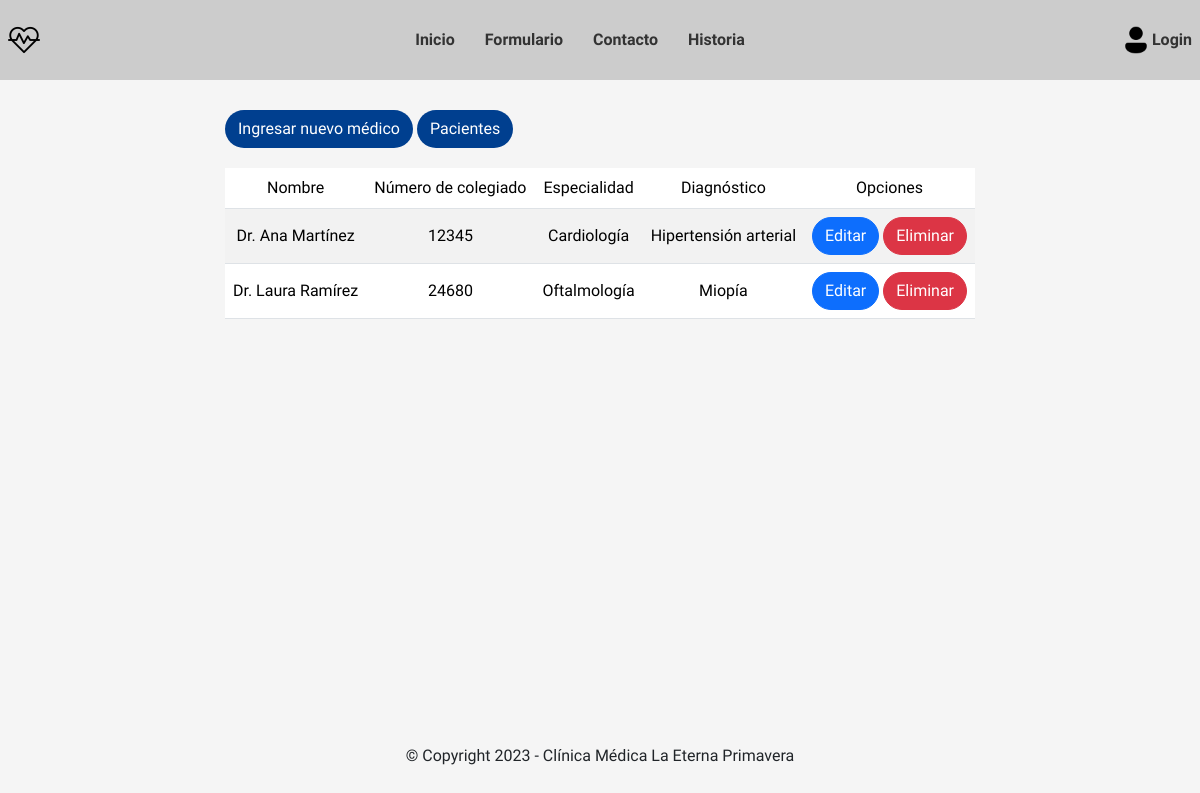
The page /medico on the database as committed earlier.
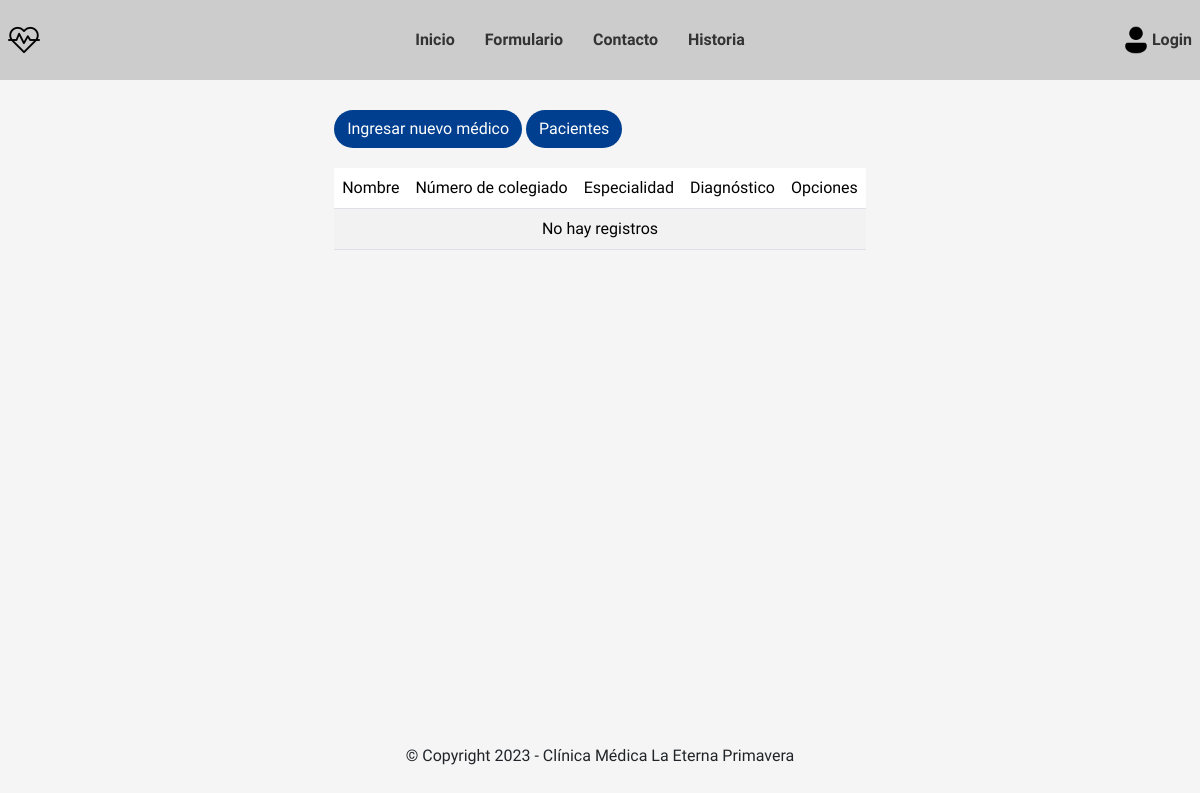
The same page on the database as committed later.
### clinica/models.py (models this page shows)
class Medico(models.Model):
    nombre = models.CharField(max_length=128)
    numero_colegiado = models.CharField(max_length=64)
    especialidad = models.CharField(max_length=64)
    diagnostico = models.CharField(max_length=128)

### clinica/views.py (the view)
# urls.py: path('medico', views.MedicoListView.as_view(), name='medico-list'),
class MedicoListView(ListView):
    model = Medico
    template_name = 'clinica/medico/medico_list.html'

### templates/clinica/medico/medico_list.html
{% extends 'base.html' %}
{% block content %}
<div class="tabla-registro">
    <div class="container-btn">
        <a class="btn btn-medic" href="{% url 'clinica:medico-create' %}">Ingresar nuevo médico</a>
        <a class="btn btn-medic" href="{% url 'clinica:paciente-list' %}">Pacientes</a>
    </div>
    <div>
        <table class="table table-striped">
            <thead class="text-center align-middle">
                <tr>
                    <td>Nombre</td>
                    <td class="hide-data">Número de colegiado</td>
                    <td>Especialidad</td>
                    <td>Diagnóstico</td>
                    <td>Opciones</td>
                </tr>
            </thead>
            <tbody class="text-center align-middle">
                {% if object_list %}
                {% for medico in object_list %}
                <tr>
                    <td>{{medico.nombre}}</td>
                    <td class="hide-data">{{medico.numero_colegiado}}</td>
                    <td>{{medico.especialidad}}</td>
                    <td>{{medico.diagnostico}}</td>
                    <td>
                        <a class="btn btn-primary" href="{% url 'clinica:medico-update' medico.id %}">Editar</a>
                        <a class="btn btn-danger" href="{% url 'clinica:medico-delete' medico.id %}">Eliminar</a>
                    </td>
                </tr>
                {% endfor %}
                {% else %}
                <tr>
                    <td colspan="5" class="text-center">No hay registros</td>
                </tr>
                {% endif %}
            </tbody>
        </table>
    </div>
</div>
{% endblock content %}

Rows that differ between the two databases and show on the page:
removed Medico: nombre "Dr. Ana Martínez", numero_colegiado "12345", especialidad "Cardiología", diagnostico "Hipertensión arterial"
removed Medico: nombre "Dr. Laura Ramírez", numero_colegiado "24680", especialidad "Oftalmología", diagnostico "Miopía"
Other text that changed with them:
text now shown: "No hay registros"
